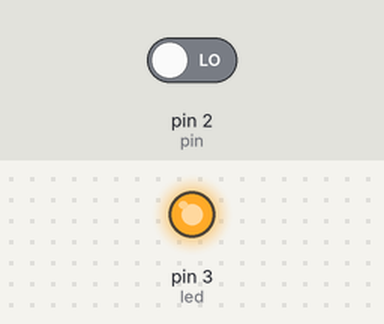
Recording of a sketch running on a simulated Arduino Uno, built with avr-gcc and run on an emulated ATmega328P. Shown: output pins drawn as LEDs (lit = HIGH). The inputs (shaded band) are chosen by the test bench; at power-on: pin 2 (pin) LOW.

Above: at 1.2 s.
1.3 s: pin 2 (pin) driven HIGH
At 2.2 s:
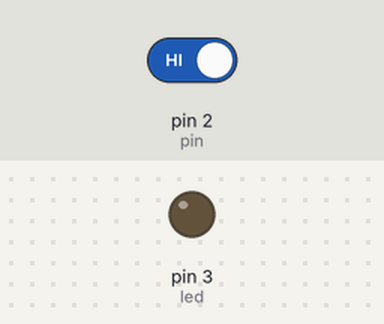
Timing chart, 0 to 4.3 s (numbered marks = the images above; inputs shaded):
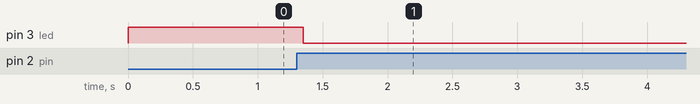

Measured:
- after the input at 1.3 s, pin 3 (led): HIGH → LOW after 0.05 s

The sketch:

Labo02_Debounce.ino
```cpp
int pin = 2;
int led = 3;
bool aan;
int State_Led =HIGH,StateButton,PreviousStateButton = LOW;
unsigned long VorigeDebounceTime = 0;
unsigned long debounceDelay = 50;
void setup() {
  // put your setup code here, to run once:
  pinMode(led,OUTPUT);
  pinMode(pin,INPUT);
  digitalWrite(led,State_Led);


}

void loop() {
  // put your main code here, to run repeatedly:

  int leesSwitch = digitalRead(pin);

  if(leesSwitch != PreviousStateButton )
  {
    VorigeDebounceTime = millis();
  }
  if((millis()- VorigeDebounceTime) > debounceDelay)
  {
    if (leesSwitch != StateButton) {
      StateButton = leesSwitch;
      if (StateButton == HIGH) {
        State_Led= !State_Led;
      }
    }
  }
  digitalWrite(led, State_Led);
  PreviousStateButton = leesSwitch;

}

//Bron : https://www.arduino.cc/en/tutorial/debounce
```
